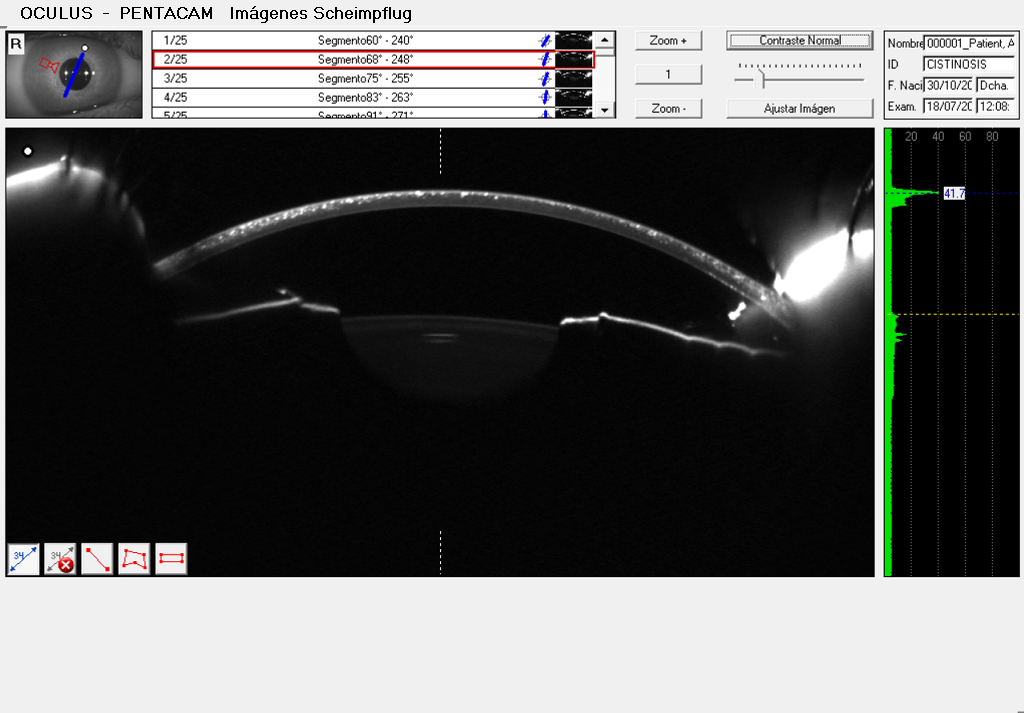
%> input picture data/OD1con_Cistinosis/CISTINOSIS_20160718_120806_PENTACAM_R_02.BMP, 1024 x 713 px
$ octave crops.m   (GNU Octave 9; MATLAB toolbox functions it lacks are replaced by stand-ins)
%> lines starting %> are read from the running program, lines starting %| are printed output that depends on the picture
I = imread("../data/OD1con_Cistinosis/CISTINOSIS_20160718_120806_PENTACAM_R_02.BMP");
%> I is the input picture: size 713x1024x3 uint8; mean R, G, B 95.4, 95.9, 94.9
I = imcrop( I,[0, 130, 870, 410] );
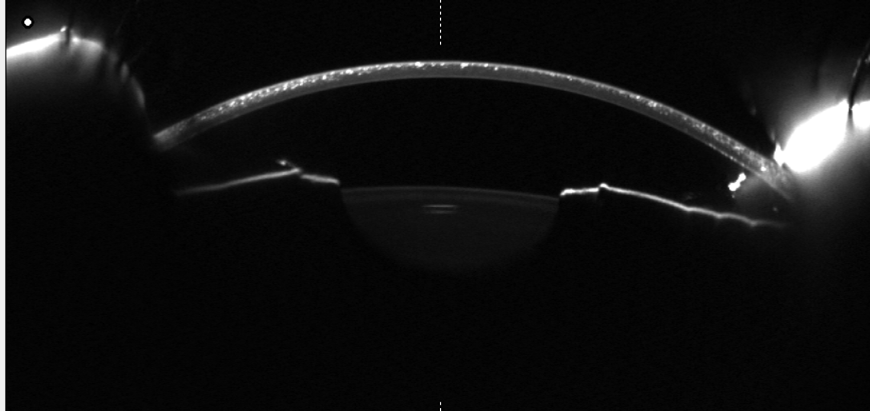
%> I: size 411x870x3 uint8; min 0, max 255, mean 17.7
I = rgb2gray(I);
%> I: size 411x870 uint8
croped = imcrop( I,[0, 0, size(I,2), 10] );
bin = imbinarize( croped,0.35 );
mid = 0;

[row, column] = find(bin, 1, 'last');
%> row = 9; column = 441

fprintf("%i, %i\n", row, column);
%| 9, 441
I(:, column) = 255;
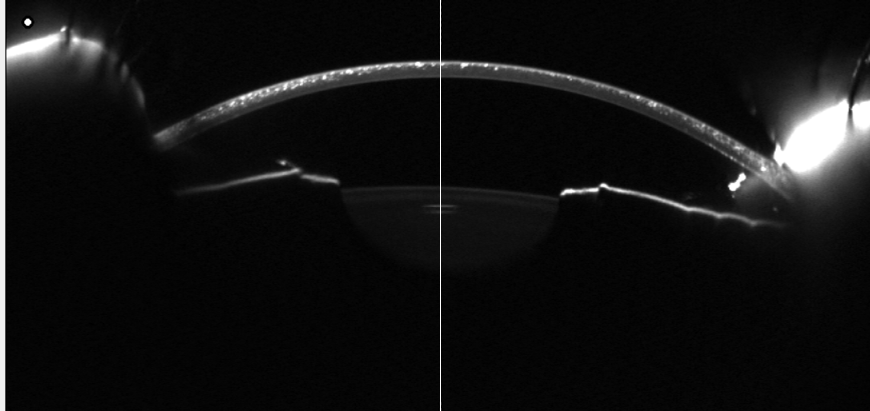
%> I: size 411x870 uint8; min 0, max 255, mean 17.9
imshow(I);
croped = imcrop(I, [column-250, 0 , 250*2, size(I,1)]);
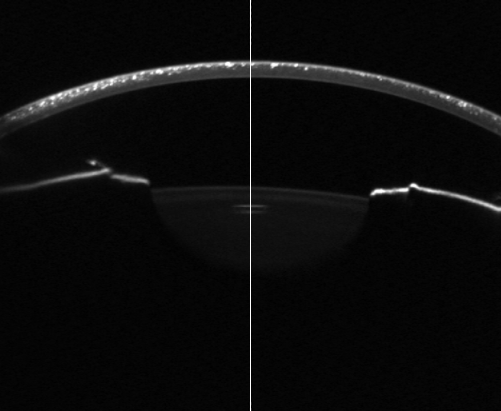
%> croped: size 411x501 uint8; min 0, max 255, mean 11.4

imshow(croped);

$ run again, with data/OD1con_Cistinosis/CISTINOSIS_20160718_120806_PENTACAM_R_04.BMP copied over data/OD1con_Cistinosis/CISTINOSIS_20160718_120806_PENTACAM_R_02.BMP
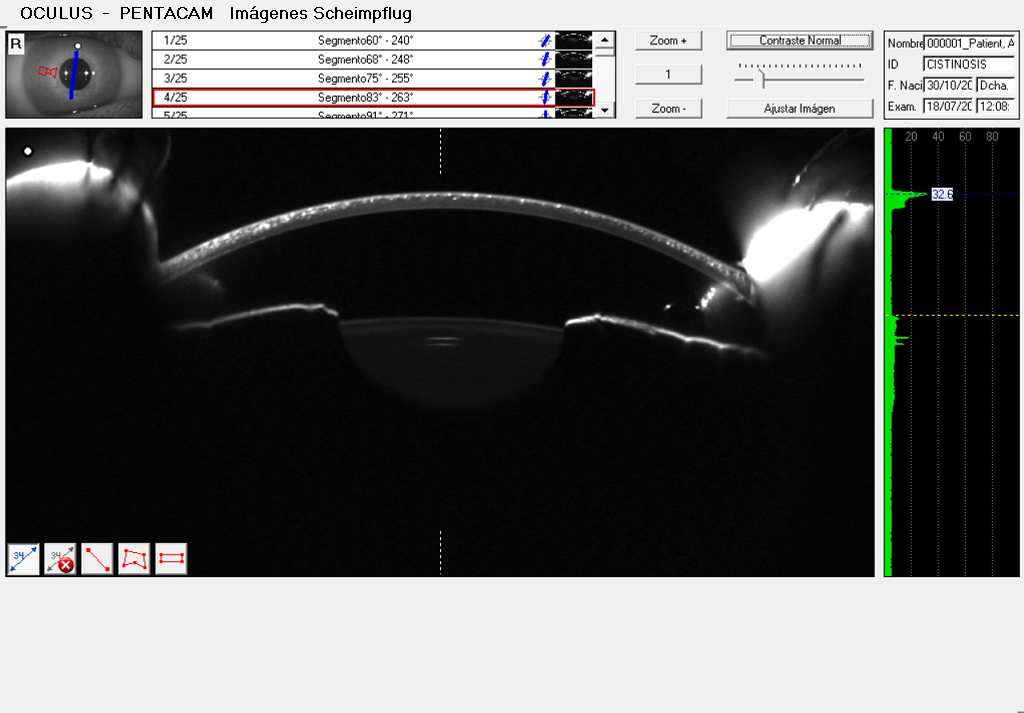
%> input picture data/OD1con_Cistinosis/CISTINOSIS_20160718_120806_PENTACAM_R_04.BMP, 1024 x 713 px
%> I is the input picture: size 713x1024x3 uint8; mean R, G, B 96.5, 97, 96
%> row = 9; column = 441
%| 9, 441
%> `I(:, column) = 255;`:
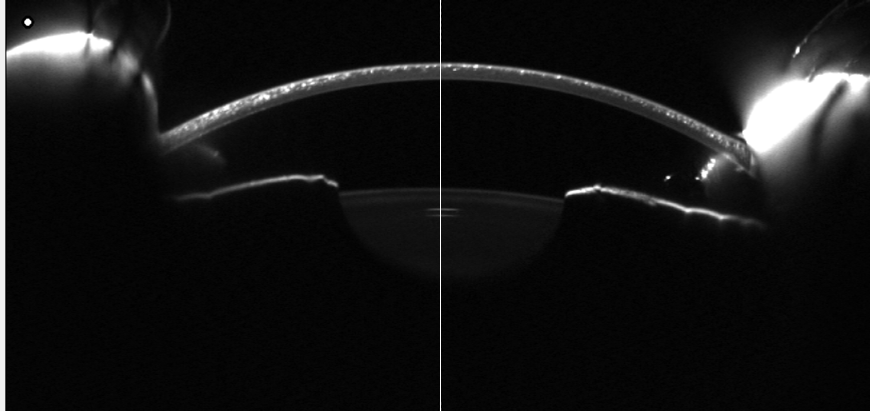
%> I: size 411x870 uint8; min 0, max 255, mean 20.3
%> `croped = imcrop(I, [column-250, 0 , 250*2, size(I,1)]);`:
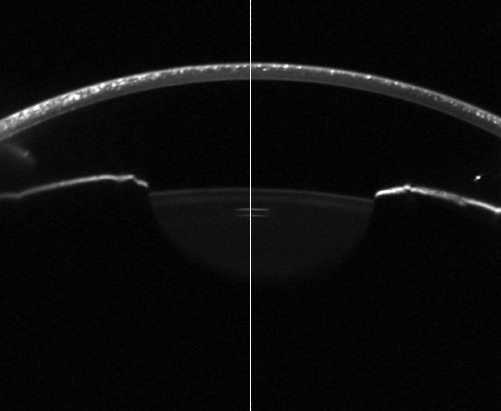
%> croped: size 411x501 uint8; min 0, max 255, mean 12.1
